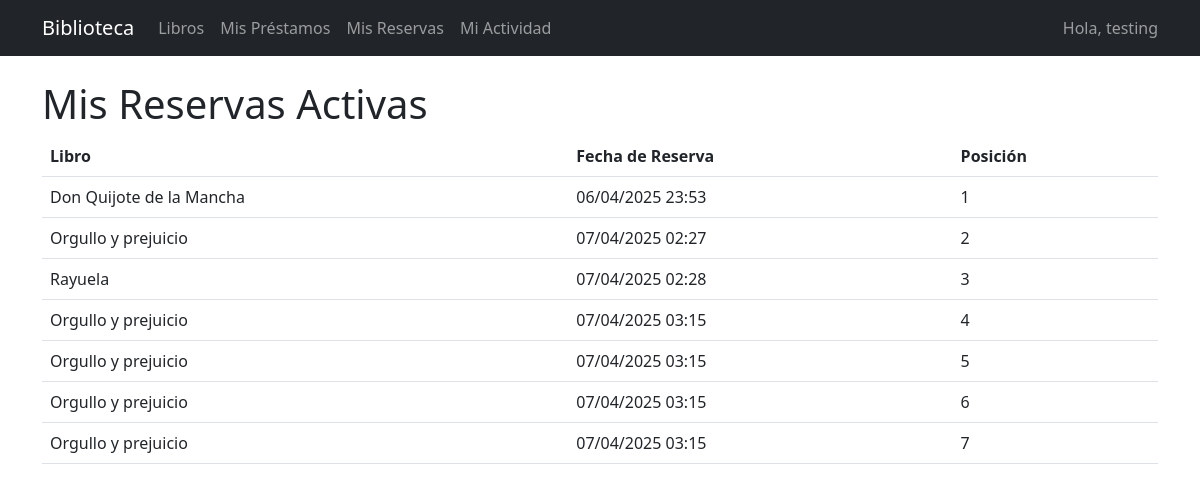
Page /my-reservations/ (signed in) on the committed database.
### library/models.py (models this page shows, shortened)
class Reservation(models.Model):
    book = models.ForeignKey(Book, on_delete=models.CASCADE)
    member = models.ForeignKey(Member, on_delete=models.CASCADE)
    reservation_date = models.DateTimeField(auto_now_add=True)
    is_active = models.BooleanField(default=True)
    class Meta:
        ordering = ['reservation_date']

class Book(models.Model):
    title = models.CharField(max_length=200)
    author = models.CharField(max_length=100)
    isbn = models.CharField(max_length=13, unique=True)
    publication_date = models.DateField()
    category = models.CharField(max_length=50)
    total_copies = models.PositiveIntegerField(default=1)
    available_copies = models.PositiveIntegerField(default=1)

### library/views.py (the view)
# urls.py: path('my-reservations/', views.my_reservations, name='my_reservations'),
@login_required
def my_reservations(request):
    member = Member.objects.get(user=request.user)
    reservations = Reservation.objects.filter(
        member=member,
        is_active=True
    ).order_by('reservation_date')
    return render(request, 'library/my_reservations.html', {'reservations': reservations})

### templates/library/my_reservations.html
{% extends 'library/base.html' %}
{% block content %}
<h1>Mis Reservas Activas</h1>
<table class="table">
    <thead>
        <tr>
            <th>Libro</th>
            <th>Fecha de Reserva</th>
            <th>Posición</th>
        </tr>
    </thead>
    <tbody>
        {% for reservation in reservations %}
        <tr>
            <td>{{ reservation.book.title }}</td>
            <td>{{ reservation.reservation_date|date:"d/m/Y H:i" }}</td>
            <td>{{ forloop.counter }}</td>
        </tr>
        {% empty %}
        <tr>
            <td colspan="3">No tienes reservas activas</td>
        </tr>
        {% endfor %}
    </tbody>
</table>
{% endblock %}

### templates/library/base.html (shortened to what this page needs)
<!DOCTYPE html>
<html lang="es">
<head>
    <link href="https://cdn.jsdelivr.net/npm/bootstrap@5.3.0/dist/css/bootstrap.min.css" rel="stylesheet">
</head>
<body>
    <nav class="navbar navbar-expand-lg navbar-dark bg-dark">
        <div class="container">
            <a class="navbar-brand" href="#">Biblioteca</a>
            <div class="collapse navbar-collapse">
                <ul class="navbar-nav me-auto">
                    <li class="nav-item">
                        <a class="nav-link" href="{% url 'book_list' %}">Libros</a>
                    </li>
                    <li class="nav-item">
                        <a class="nav-link" href="{% url 'my_loans' %}">Mis Préstamos</a>
                    </li>
                    <li class="nav-item">
                        <a class="nav-link" href="{% url 'my_reservations' %}">Mis Reservas</a>
                    </li>
                    <li class="nav-item">
                        <a class="nav-link" href="{% url 'activity_log' %}">Mi Actividad</a>
                    </li>
                </ul>
                <span class="navbar-text">
                    Hola, {{ request.user.get_full_name|default:request.user.username }}
                </span>
            </div>
        </div>
    </nav>
    <div class="container mt-4">
        {% block content %}
        {% endblock %}
    </div>
</body>
</html>

### rows in the picture
Reservation: book "Don Quijote de la Mancha", reservation_date "06/04/2025 23:53"
Reservation: book "Orgullo y prejuicio", reservation_date "07/04/2025 02:27"
Reservation: book "Rayuela", reservation_date "07/04/2025 02:28"
Reservation: book "Orgullo y prejuicio", reservation_date "07/04/2025 03:15"
Reservation: book "Orgullo y prejuicio", reservation_date "07/04/2025 03:15"
Reservation: book "Orgullo y prejuicio", reservation_date "07/04/2025 03:15"
Reservation: book "Orgullo y prejuicio", reservation_date "07/04/2025 03:15"

### other values in the picture
{{ request.user.get_full_name|default:request.user.username }} "testing"
